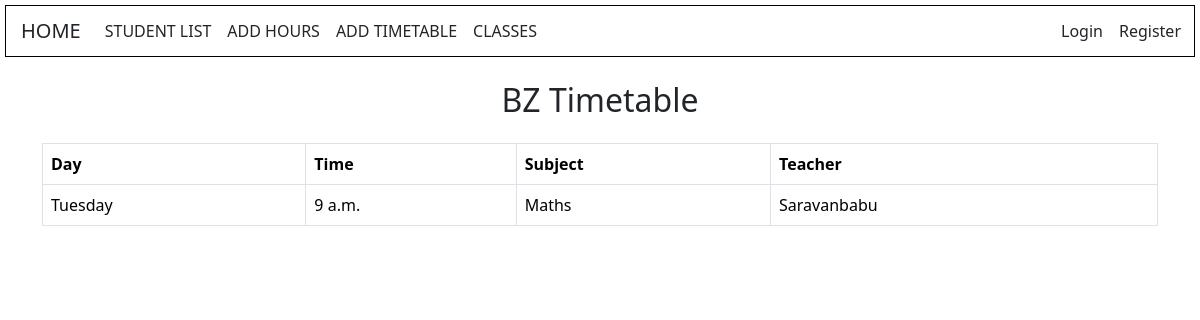
The app's page /students/view_timetable/1/ with its own data.
### students/models.py (models this page shows, shortened)
class Class(models.Model):
    name = models.CharField(max_length=100)

class Timetable(models.Model):
    day = models.CharField(max_length=50)
    time = models.TimeField()
    subject = models.CharField(max_length=100)
    teacher = models.CharField(max_length=100)
    student_class = models.ForeignKey(Class, on_delete=models.CASCADE, related_name='timetables')

### students/views.py (the view)
# urls.py: path('view_timetable/<int:class_id>/', views.view_timetable, name='view_timetable'),
def view_timetable(request, class_id):
    student_class = Class.objects.get(id=class_id)
    timetables = student_class.timetables.all()
    return render(request, 'students/view_timetable.html', {'student_class': student_class, 'timetables': timetables})

### students/templates/students/view_timetable.html (shortened to what this page needs)
<!DOCTYPE html>
<html lang="en">
<head>
    <link href="https://cdn.jsdelivr.net/npm/bootstrap@5.3.2/dist/css/bootstrap.min.css" rel="stylesheet">
</head>
<body>
    {% include 'students/navbar.html' %}
    <div class="container">
        <h2 class="text-center mt-4">{{ student_class.name }} Timetable</h2>
        <div class="table-responsive">
            <table class="table table-bordered mt-3">
                <thead>
                    <tr>
                        <th>Day</th>
                        <th>Time</th>
                        <th>Subject</th>
                        <th>Teacher</th>
                    </tr>
                </thead>
                <tbody>
                    {% for timetable in timetables %}
                        <tr>
                            <td>{{ timetable.day }}</td>
                            <td>{{ timetable.time }}</td>
                            <td>{{ timetable.subject }}</td>
                            <td>{{ timetable.teacher }}</td>
                        </tr>
                    {% endfor %}
                </tbody>
            </table>
        </div>
    </div>
</body>
</html>

### students/templates/students/navbar.html (style rules this page uses)
body { background:url('https://img.freepik.com/free-vector/beautiful-decorative-soft-colorful-watercolor-texture-background_1055-14290.jpg') no-repeat center center fixed; background-size: cover; }

### records on screen
Class: name "BZ"
Timetable: day "Tuesday", time "9 a.m.", subject "Maths", teacher "Saravanbabu"
